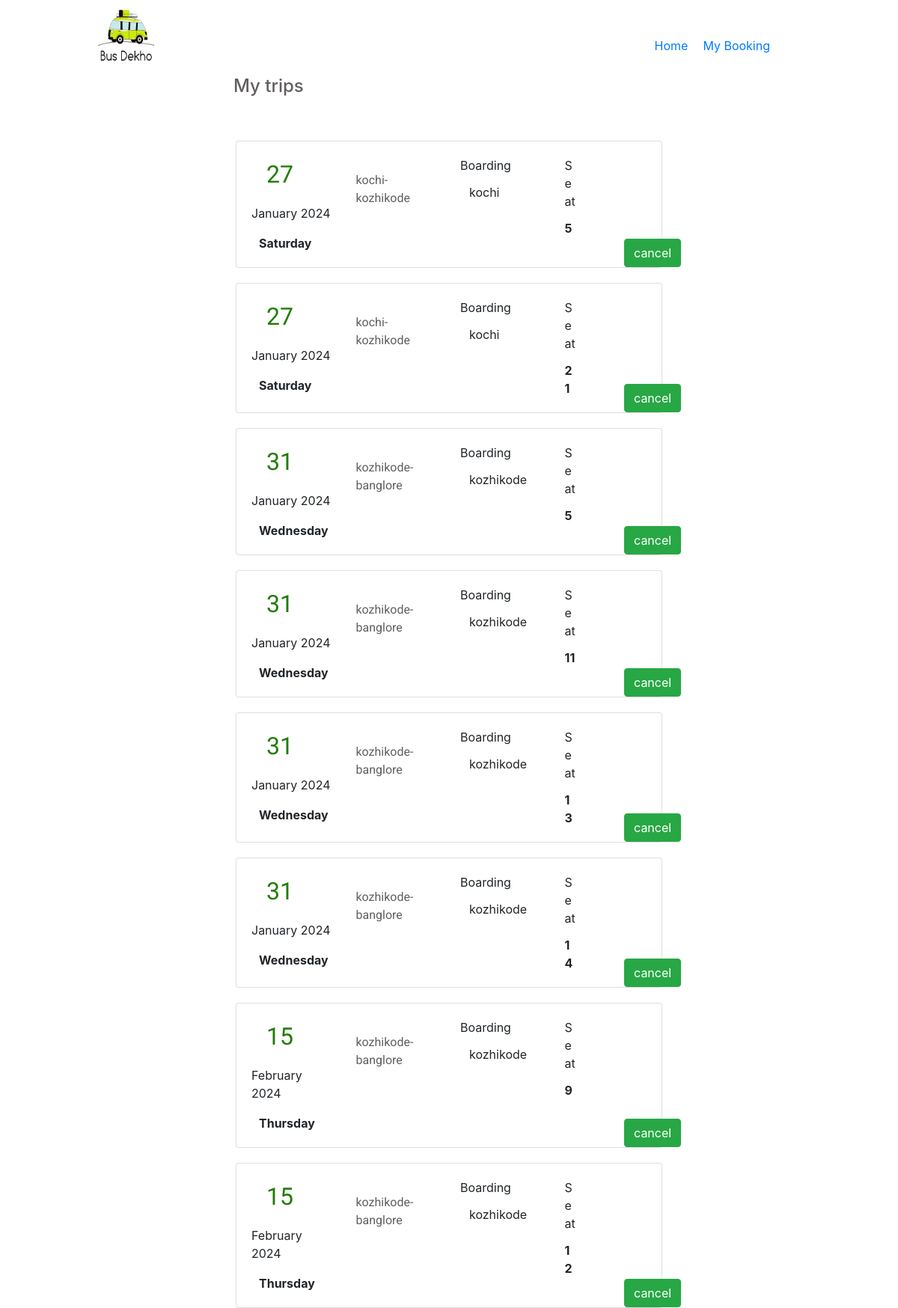
Page /cust/bookings (signed in) on the committed database.
### accounts/models.py (models this page shows, shortened)
class Bookings(models.Model):
    bus=models.ForeignKey(Bus,on_delete=models.CASCADE,related_name='bookings')
    user=models.ForeignKey(User,on_delete=models.CASCADE)
    date=models.DateField(auto_now_add=True)
    selected_seat=models.IntegerField()

class Bus(models.Model):
    source=models.CharField(max_length=100)
    destination=models.CharField(max_length=100)
    date=models.DateField(blank=True,default='2024-01-16')
    s_time=models.TimeField(blank=True,default='00:00')
    d_time=models.TimeField(blank=True,default='00:00')
    price=models.IntegerField(blank=True,default=500)
    n_of_seats=models.IntegerField(blank=True,default=28)
    user=models.ForeignKey(User,on_delete=models.CASCADE,null=True, blank=True)

### customer/views.py (the view)
# urls.py: path('bookings',BookingListView.as_view(),name='booking')
class BookingListView(ListView):
    template_name='bookings.html'
    context_object_name='booking'
    queryset=Bookings.objects.all()
    def get_queryset(self):
        return Bookings.objects.filter(user=self.request.user)

### customer/templates/bookings.html (shortened to what this page needs)
{% include 'navbar.html' %}
{% block content %}
<!doctype html>
<html lang="en">
  <head>
    <link rel="stylesheet" href="https://stackpath.bootstrapcdn.com/bootstrap/4.3.1/css/bootstrap.min.css">
  </head>
  <body>
    <h4 style="padding-bottom: 30px; padding-left: 26%; color: rgb(98, 94, 94);">My trips</h4>
    {% for b in booking %}
    <div class="container-fluid">
        <div class="row">
          <div class="col-3">
          </div>
          <div class="col-6" style="padding-top: 20px;">
              <div class="card">
                <div class="card-body">
                  <div class="row">
                    <div class="col-md-3">
                        <p class="card-text date">{{b.bus.date.day}}</p>
                        <p class="card-text">{{ b.bus.date|date:"F" }} {{b.bus.date.year}}</p>
                        <p class="card-text" style="padding-left: 10px;"><b>{{ b.bus.date|date:"l" }}</b></p>
                    </div>
                    <div class="col-md-3" >
                      <p class="card-text srdest" style="padding-top: 20px;">{{b.bus.source}}-{{b.bus.destination}}</p>
                    </div>
                    <div class="col-md-3">
                      <p class="card-title">Boarding</p>
                      <p class="card-text" style="padding-left: 12px;">{{b.bus.source}}</p>
                    </div>
                    <div class="col-md-1">
                      <p class="card-title">Seat</p>
                      <p class="card-text"><b>{{b.selected_seat}}</b></p>
                    </div>
                    <div class="col-md-1 cancel-button">
                      <input type="submit" class="btn btn btn-success" value="cancel">
                    </div>
                  </div>
                </div>
              </div>
          </div>
        </div>
    </div>
    {% endfor %}
  </body>
</html>
{% endblock content %}

### customer/templates/navbar.html (shortened to what this page needs)
{% load static %}
<!DOCTYPE html>
<html lang="en">
  <head>
    <link rel="stylesheet" href="https://stackpath.bootstrapcdn.com/bootstrap/4.3.1/css/bootstrap.min.css">
  </head>
<body>
<nav class="navbar navbar-expand-md">
  <div class="container-fluid">
    <div class="navbar-header">
      <a class="navbar-brand" href="#"><img src="{% static 'img/bus Dekho.png' %}" alt="" height="75px" width="75px" style="margin-left: 100px;"></a>
    </div>
    <ul class="nav navbar-nav nav-menus">
      <div style="padding-right: 10px;">
      <li class="nav-item"><a href="#">Home</a></li>
      </div>
      <div style="padding-left: 10px;">
      <li class="nav-item"><a href="{% url 'booking' %}">My Booking</a></li>
      </div>
    </ul>
  </div>
</nav>
</body>
</html>

### customer/templates/navbar.html (style rules this page uses)
.nav-menus { padding-right: 140px; padding-top: 20px; font-size: medium; }

### customer/templates/bookings.html (style rules this page uses)
.date { padding-left: 20px; font-size:xx-large; color: rgb(33, 124, 5); font-family: 'Poppins', sans-serif; font-family: 'Roboto', sans-serif; }
.srdest { font-family: 'Poppins', sans-serif; font-family: 'Roboto', sans-serif; color:rgb(98, 94, 94) ; }
.cancel-button { position: absolute; bottom: 0%; right: 3.1%; margin: 0%; }

### rows in the picture
Bookings: bus.date.day "27", bus "January", bus.date.year "2024", bus "Saturday", bus.source "kochi", bus.destination "kozhikode", selected_seat "5"
Bookings: bus.date.day "27", bus "January", bus.date.year "2024", bus "Saturday", bus.source "kochi", bus.destination "kozhikode", selected_seat "21"
Bookings: bus.date.day "31", bus "January", bus.date.year "2024", bus "Wednesday", bus.source "kozhikode", bus.destination "banglore", selected_seat "5"
Bookings: bus.date.day "31", bus "January", bus.date.year "2024", bus "Wednesday", bus.source "kozhikode", bus.destination "banglore", selected_seat "11"
Bookings: bus.date.day "31", bus "January", bus.date.year "2024", bus "Wednesday", bus.source "kozhikode", bus.destination "banglore", selected_seat "13"
Bookings: bus.date.day "31", bus "January", bus.date.year "2024", bus "Wednesday", bus.source "kozhikode", bus.destination "banglore", selected_seat "14"
Bookings: bus.date.day "15", bus "February", bus.date.year "2024", bus "Thursday", bus.source "kozhikode", bus.destination "banglore", selected_seat "9"
Bookings: bus.date.day "15", bus "February", bus.date.year "2024", bus "Thursday", bus.source "kozhikode", bus.destination "banglore", selected_seat "12"
